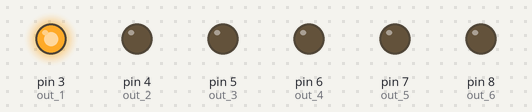
The sketch below on a simulated Arduino Uno, built with avr-gcc and run on an emulated ATmega328P. Shown: output pins drawn as LEDs (lit = HIGH).

Above: at 0.02 s.
At 0.37 s:
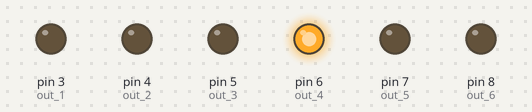
At 0.72 s:
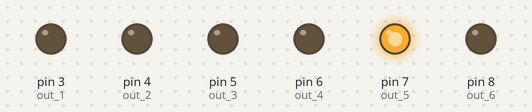
At 1.47 s:
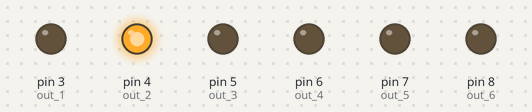
At 2.27 s:
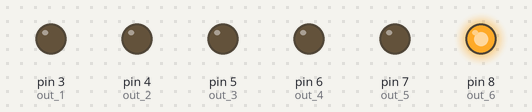
At 2.92 s:
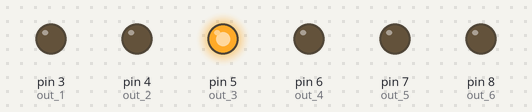
Timing chart, 0 to 3.2 s (numbered marks = the images above):
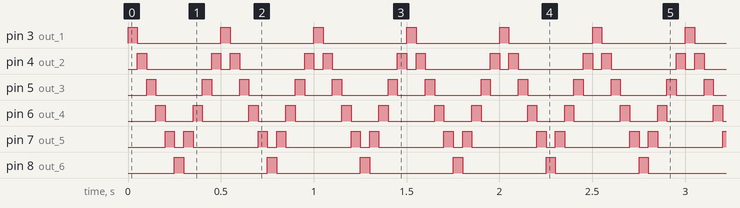

Measured:
- by itself, pin 3 (out_1), pin 8 (out_6): alternates HIGH for 0.05 s and LOW for 0.45 s
- by itself, pin 4 (out_2): repeats every 0.50 s: LOW 0.35 s, HIGH 0.05 s, LOW 0.05 s, HIGH 0.05 s
- by itself, pin 5 (out_3): repeats every 0.50 s: LOW 0.25 s, HIGH 0.05 s, LOW 0.15 s, HIGH 0.05 s
- by itself, pin 6 (out_4): repeats every 0.50 s: LOW 0.15 s, HIGH 0.05 s, LOW 0.25 s, HIGH 0.05 s
- by itself, pin 7 (out_5): repeats every 0.50 s: LOW 0.05 s, HIGH 0.05 s, LOW 0.35 s, HIGH 0.05 s

The sketch:

Sequential.ino
```cpp
// C++ code
//  LAB Electronica Digital II
//  Jair Medina

// Declaramos un array donde enlistamos el numero del pin que usaremos
#define in_A 2 //entrada A que obedece a un boton
#define read_in_A digitalRead(in_A)== HIGH
#define time delay(50)

#define out_6  8
#define out_5  7  //Bit 5
#define out_4  6  //Bit4
#define out_3  5  //Bit3
#define out_2  4  //Bit2
#define out_1  3  //Bit1

#define out_6_HIGH digitalWrite(out_6,HIGH)
#define out_6_LOW  digitalWrite(out_6,LOW)
#define out_5_HIGH digitalWrite(out_5,HIGH)
#define out_5_LOW  digitalWrite(out_5,LOW)
#define out_4_HIGH digitalWrite(out_4,HIGH)
#define out_4_LOW  digitalWrite(out_4,LOW)
#define out_3_HIGH digitalWrite(out_3,HIGH)
#define out_3_LOW  digitalWrite(out_3,LOW)
#define out_2_HIGH digitalWrite(out_2,HIGH)
#define out_2_LOW  digitalWrite(out_2,LOW)
#define out_1_HIGH digitalWrite(out_1,HIGH)
#define out_1_LOW  digitalWrite(out_1,LOW)


void setup()
{
  //--Inputs
  pinMode(in_A,  INPUT);  // Servira como un boton de reset
  pinMode(out_6, OUTPUT);
  pinMode(out_5, OUTPUT);
  pinMode(out_4, OUTPUT);
  pinMode(out_3, OUTPUT);
  pinMode(out_2, OUTPUT);
  pinMode(out_1, OUTPUT);

}


void loop()
{
  for (int i=0; i<10; i++)
  {

  switch (i) {
  case 0:
    out_6_LOW;
    out_5_LOW;
    out_4_LOW;
    out_3_LOW;
    out_2_LOW;
    out_1_HIGH;
    time;
    break;
  case 1:
    out_6_LOW;
    out_5_LOW;
    out_4_LOW;
    out_3_LOW;
    out_2_HIGH;
    out_1_LOW;
    time;
    break;
  case 2:
    out_6_LOW;
    out_5_LOW;
    out_4_LOW;
    out_3_HIGH;
    out_2_LOW;
    out_1_LOW;
    time;
    break;
  case 3:
    out_6_LOW;
    out_5_LOW;
    out_4_HIGH;
    out_3_LOW;
    out_2_LOW;
    out_1_LOW;
    time;
    break;
  case 4:
    out_6_LOW;
    out_5_HIGH;
    out_4_LOW;
    out_3_LOW;
    out_2_LOW;
    out_1_LOW;
    time;
    break;
  case 5:
    out_6_HIGH;
    out_5_LOW;
    out_4_LOW;
    out_3_LOW;
    out_2_LOW;
    out_1_LOW;
    time;
    break;
  case 6:
    out_6_LOW;
    out_5_HIGH;
    out_4_LOW;
    out_3_LOW;
    out_2_LOW;
    out_1_LOW;
    time;
    break;
  case 7:
    out_6_LOW;
    out_5_LOW;
    out_4_HIGH;
    out_3_LOW;
    out_2_LOW;
    out_1_LOW;
    time;
    break;
   case 8:
    out_6_LOW;
    out_5_LOW;
    out_4_LOW;
    out_3_HIGH;
    out_2_LOW;
    out_1_LOW;
    time;
    break;
   case 9:
    out_6_LOW;
    out_5_LOW;
    out_4_LOW;
    out_3_LOW;
    out_2_HIGH;
    out_1_LOW;
    time;
    break;
   }
  }
}
```
